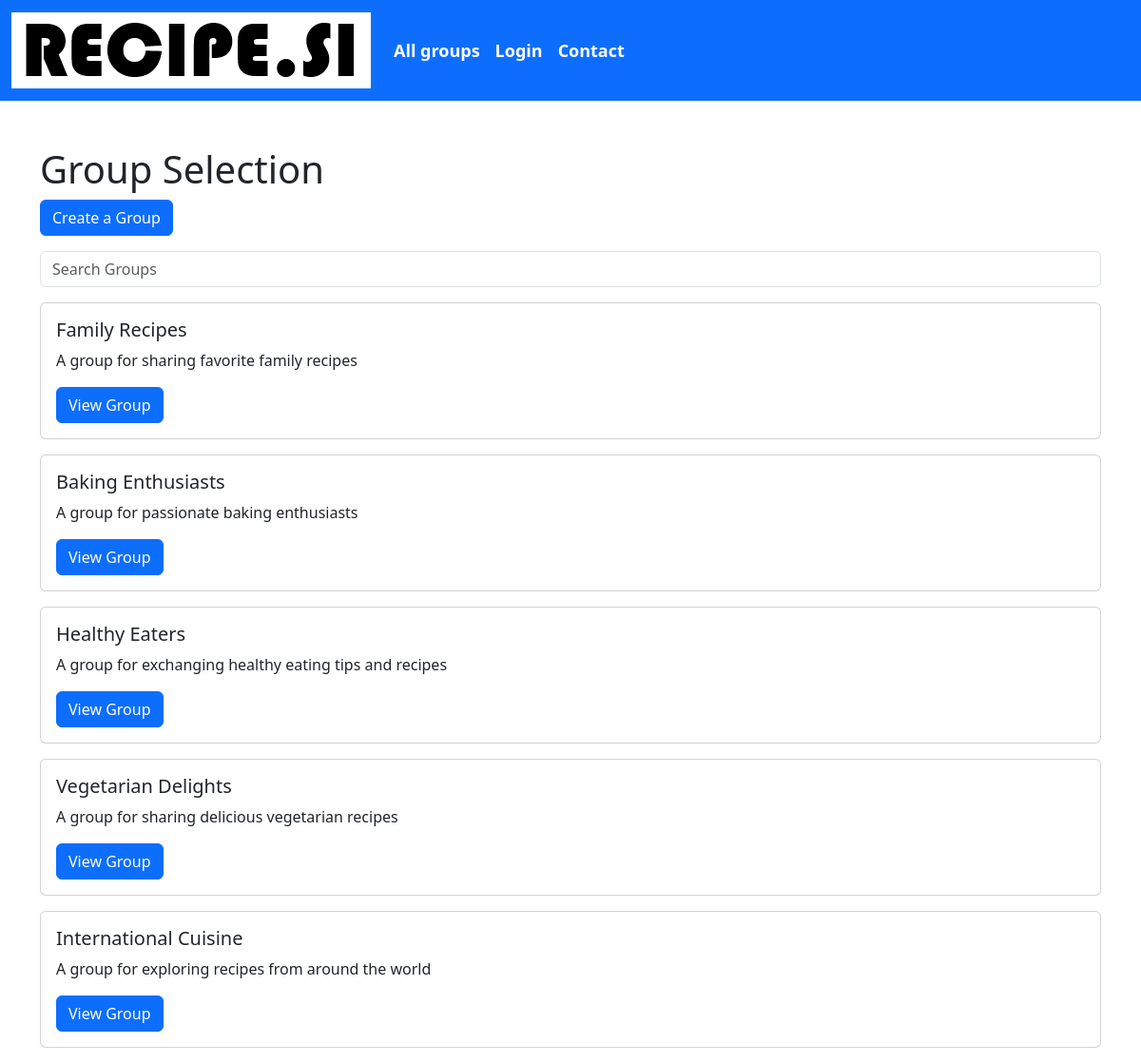
Screenshot of /index.php/group with the database file from the repository.
### tables this page shows
CREATE TABLE IF NOT EXISTS `group` (
  `id` int(11) NOT NULL AUTO_INCREMENT,
  `name` varchar(255) NOT NULL,
  `description` varchar(255),
  PRIMARY KEY (`id`)
);

### Model/GroupDB.php (called while the page is built, shortened)
<?php
class GroupDB {
    public static function getAllGroups() {
        $db = DBInit::getInstance();
        $statement = $db->prepare("SELECT id, name, description FROM `group`");
        $statement->execute();
        return $statement->fetchAll(PDO::FETCH_ASSOC);
    }
}

### View/group-selection.php (the view, shortened to what this page needs)
<!DOCTYPE html>
<html>
<head>
    <link href="https://cdn.jsdelivr.net/npm/bootstrap@5.3.0-alpha3/dist/css/bootstrap.min.css" rel="stylesheet"></head>
</head>
<body>
    <?php include 'navigation.php'; ?>
    <div class="container">
        <h1 class="mt-5">Group Selection</h1>
        <div class="mb-3">
            <a href="<?= BASE_URL . "group/create" ?>" class="btn btn-primary">Create a Group</a>
        </div>
        <div class="mb-3">
            <input type="text" id="search" class="form-control" placeholder="Search Groups">
        </div>
        <div id="groupList">
            <?php foreach ($groups as $group): ?>
                <div class="card mb-3">
                    <div class="card-body">
                        <h5 class="card-title"><?= $group['name'] ?></h5>
                        <p class="card-text"><?= $group['description'] ?></p>
                        <a href="<?= BASE_URL . "group?id=" . $group['id'] ?>" class="btn btn-primary">View Group</a>
                    </div>
                </div>
            <?php endforeach; ?>
        </div>
    </div>
</body>
</html>

### rows the page displays
group: name "Family Recipes", description "A group for sharing favorite family recipes"
group: name "Baking Enthusiasts", description "A group for passionate baking enthusiasts"
group: name "Healthy Eaters", description "A group for exchanging healthy eating tips and recipes"
group: name "Vegetarian Delights", description "A group for sharing delicious vegetarian recipes"
group: name "International Cuisine", description "A group for exploring recipes from around the world"
